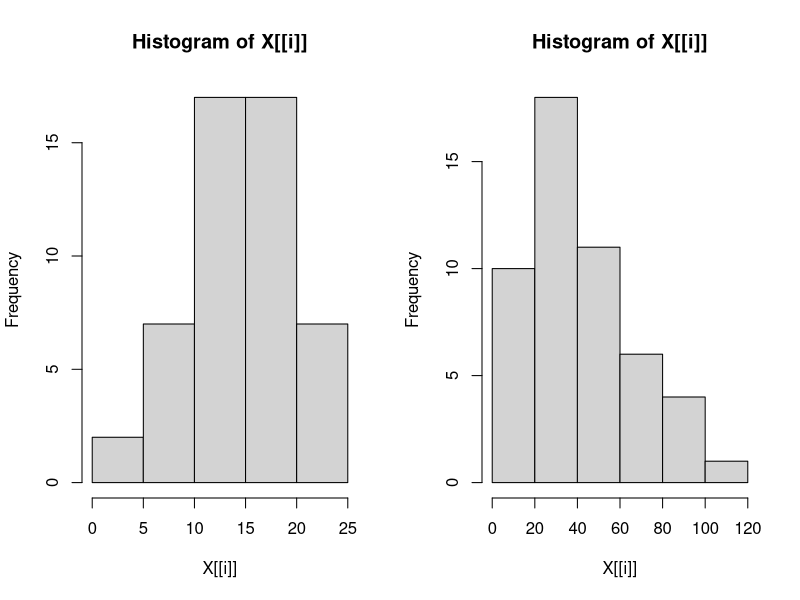
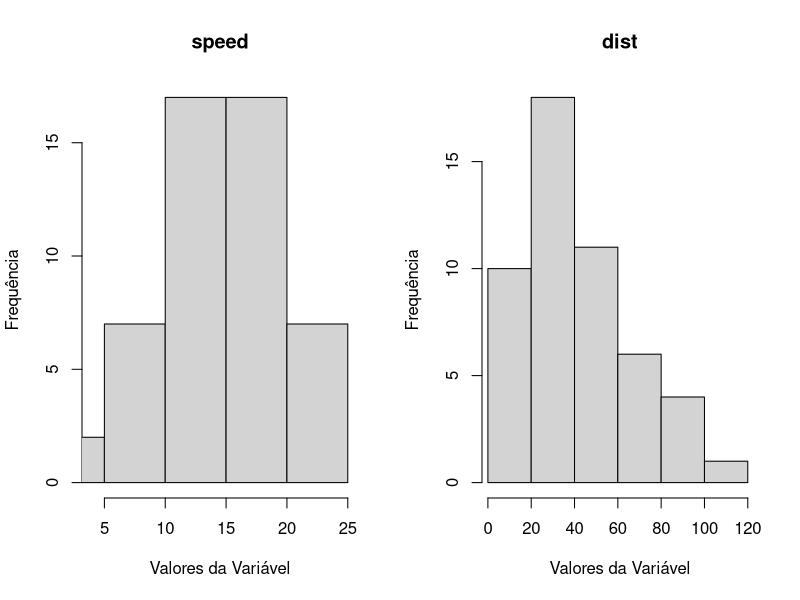

The R source for these figures, in order:
#Família apply 

#média das variáveis da base de dados cars
apply(cars[], 2, mean)
lapply(cars[], mean)
sapply(cars[], mean)

#Divisão da área do plot para receber dois gráficos em uma linha
par(mfrow = c(1, 2))

#Criando o histograma 
sapply(cars[, 1:2], hist)

for (i in 1:2) { # Deve rodar as colunas 1 e 2
  x <- cars[ , i] # cria uma variável temporária
  hist(x,
       main = names(cars)[i], # atribui a cada gráfico o nome original de cada variável
       xlab = "Valores da Variável", # rótulo eixo x
       ylab = 'Frequência', # rótulo eixo y
       xlim = c(min(cars[, i]), max(cars[, i]))) # limites do eixo x
}

